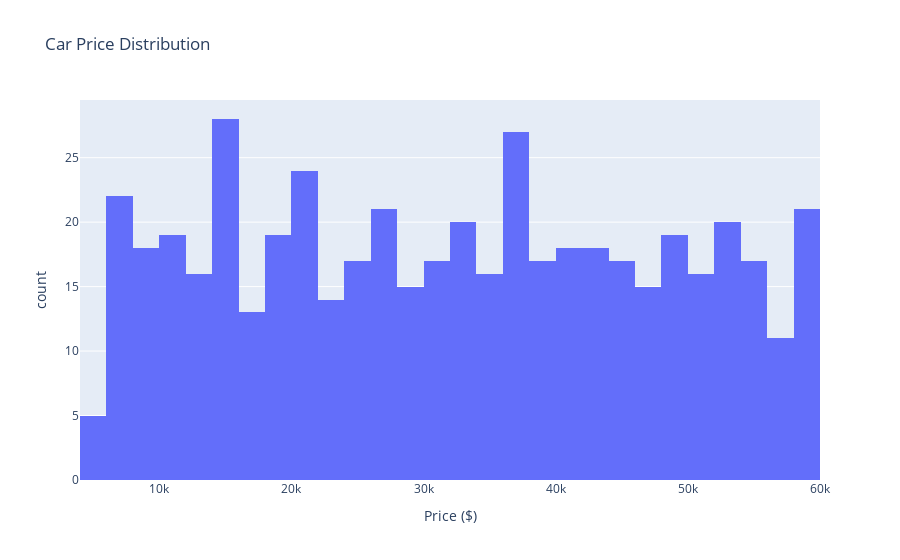
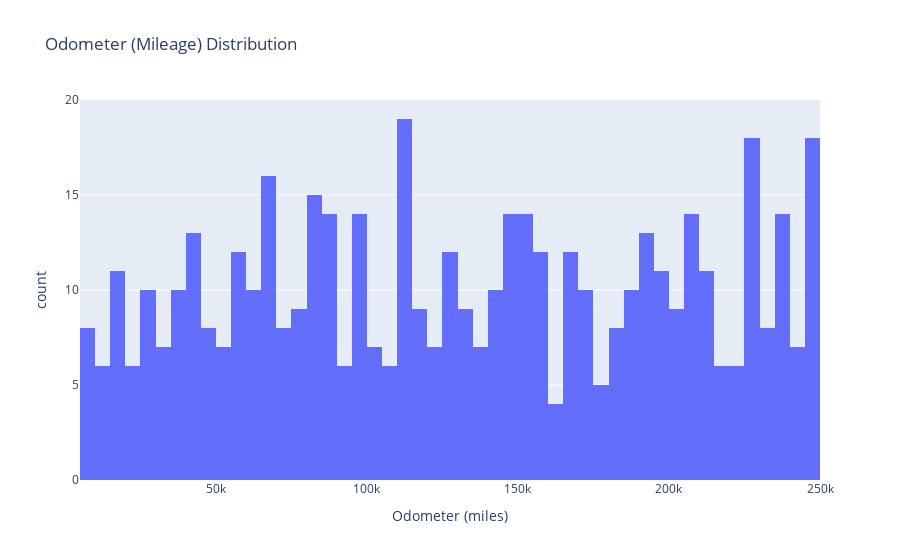
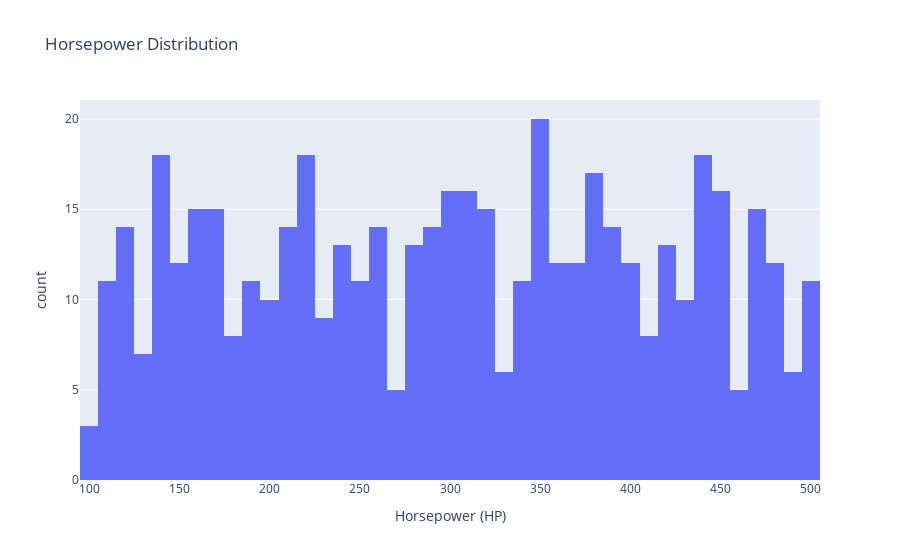
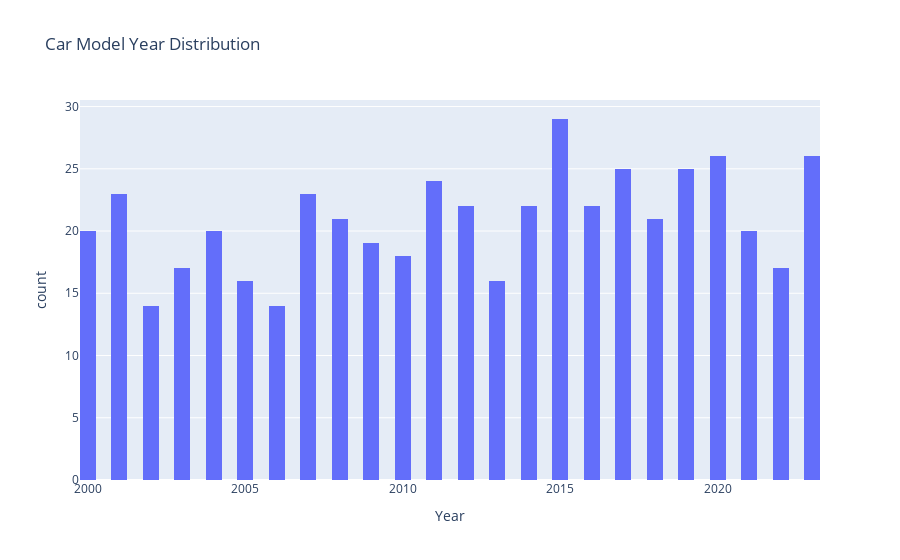

Notebook code cell kept with these figures, in order:
### Code cell
import plotly.express as px
import random

car_brands = ['Toyota', 'Honda', 'Ford', 'BMW', 'Mercedes', 'Chevrolet', 'Tesla', 'Nissan', 'Hyundai', 'Audi']
fuel_types = ['Gasoline', 'Diesel', 'Electric', 'Hybrid']
transmissions = ['Automatic', 'Manual']

num_samples = 500

car_data = {
    'Brand': [random.choice(car_brands) for _ in range(num_samples)],
    'Fuel Type': [random.choice(fuel_types) for _ in range(num_samples)],
    'Transmission': [random.choice(transmissions) for _ in range(num_samples)],
    'Price': [random.uniform(5000, 60000) for _ in range(num_samples)],
    'Odometer': [random.uniform(5000, 250000) for _ in range(num_samples)],  
    'Horsepower': [random.uniform(100, 500) for _ in range(num_samples)],
    'Year': [random.randint(2000, 2023) for _ in range(num_samples)],
}

# Histograms
px.histogram(x=car_data['Price'], nbins=50, title="Car Price Distribution", labels={'x': 'Price ($)'}).show()
px.histogram(x=car_data['Odometer'], nbins=50, title="Odometer (Mileage) Distribution", labels={'x': 'Odometer (miles)'}).show()
px.histogram(x=car_data['Horsepower'], nbins=50, title="Horsepower Distribution", labels={'x': 'Horsepower (HP)'}).show()
px.histogram(x=car_data['Year'], nbins=50, title="Car Model Year Distribution", labels={'x': 'Year'}).show()

# Scatter Plots
px.scatter(x=car_data['Odometer'], y=car_data['Price'], color=car_data['Brand'], 
           title="Price vs. Odometer", labels={'x': 'Odometer (miles)', 'y': 'Price ($)'}).show()
px.scatter(x=car_data['Horsepower'], y=car_data['Price'], color=car_data['Fuel Type'], 
           title="Price vs. Horsepower", labels={'x': 'Horsepower (HP)', 'y': 'Price ($)'}).show()
px.scatter(x=car_data['Year'], y=car_data['Price'], color=car_data['Transmission'], 
           title="Price vs. Model Year", labels={'x': 'Year', 'y': 'Price ($)'}).show()
px.scatter(x=car_data['Odometer'], y=car_data['Horsepower'], color=car_data['Brand'], 
           title="Odometer vs. Horsepower", labels={'x': 'Odometer (miles)', 'y': 'Horsepower (HP)'}).show()
px.scatter(x=car_data['Year'], y=car_data['Odometer'], color=car_data['Brand'], 
           title="Year vs. Odometer", labels={'x': 'Year', 'y': 'Odometer (miles)'}).show()

### Figure 1 — Plotly figure (JSON) as saved in the notebook; plotly's stock layout.template omitted (floating-point values rounded to 4 significant figures; data arrays with more than 128 entries replaced by an {"elided": "..."} marker saying what was removed)
{"data": [{"alignmentgroup": "True", "bingroup": "x", "hovertemplate": "Price ($)=%{x}<br>count=%{y}<extra></extra>", "legendgroup": "", "marker": {"color": "#636efa", "pattern": {"shape": ""}}, "name": "", "nbinsx": 50, "offsetgroup": "", "orientation": "v", "showlegend": false, "type": "histogram", "x": {"elided": "500 float values"}, "xaxis": "x", "yaxis": "y"}], "layout": {"barmode": "relative", "legend": {"tracegroupgap": 0}, "title": {"text": "Car Price Distribution"}, "xaxis": {"anchor": "y", "domain": [0, 1], "title": {"text": "Price ($)"}}, "yaxis": {"anchor": "x", "domain": [0, 1], "title": {"text": "count"}}}}

### Figure 2 — Plotly figure (JSON) as saved in the notebook; plotly's stock layout.template omitted (floating-point values rounded to 4 significant figures; data arrays with more than 128 entries replaced by an {"elided": "..."} marker saying what was removed)
{"data": [{"alignmentgroup": "True", "bingroup": "x", "hovertemplate": "Odometer (miles)=%{x}<br>count=%{y}<extra></extra>", "legendgroup": "", "marker": {"color": "#636efa", "pattern": {"shape": ""}}, "name": "", "nbinsx": 50, "offsetgroup": "", "orientation": "v", "showlegend": false, "type": "histogram", "x": {"elided": "500 float values"}, "xaxis": "x", "yaxis": "y"}], "layout": {"barmode": "relative", "legend": {"tracegroupgap": 0}, "title": {"text": "Odometer (Mileage) Distribution"}, "xaxis": {"anchor": "y", "domain": [0, 1], "title": {"text": "Odometer (miles)"}}, "yaxis": {"anchor": "x", "domain": [0, 1], "title": {"text": "count"}}}}

### Figure 3 — Plotly figure (JSON) as saved in the notebook; plotly's stock layout.template omitted (floating-point values rounded to 4 significant figures; data arrays with more than 128 entries replaced by an {"elided": "..."} marker saying what was removed)
{"data": [{"alignmentgroup": "True", "bingroup": "x", "hovertemplate": "Horsepower (HP)=%{x}<br>count=%{y}<extra></extra>", "legendgroup": "", "marker": {"color": "#636efa", "pattern": {"shape": ""}}, "name": "", "nbinsx": 50, "offsetgroup": "", "orientation": "v", "showlegend": false, "type": "histogram", "x": {"elided": "500 float values"}, "xaxis": "x", "yaxis": "y"}], "layout": {"barmode": "relative", "legend": {"tracegroupgap": 0}, "title": {"text": "Horsepower Distribution"}, "xaxis": {"anchor": "y", "domain": [0, 1], "title": {"text": "Horsepower (HP)"}}, "yaxis": {"anchor": "x", "domain": [0, 1], "title": {"text": "count"}}}}

### Figure 4 — Plotly figure (JSON) as saved in the notebook; plotly's stock layout.template omitted (floating-point values rounded to 4 significant figures; data arrays with more than 128 entries replaced by an {"elided": "..."} marker saying what was removed)
{"data": [{"alignmentgroup": "True", "bingroup": "x", "hovertemplate": "Year=%{x}<br>count=%{y}<extra></extra>", "legendgroup": "", "marker": {"color": "#636efa", "pattern": {"shape": ""}}, "name": "", "nbinsx": 50, "offsetgroup": "", "orientation": "v", "showlegend": false, "type": "histogram", "x": {"elided": "500 int values"}, "xaxis": "x", "yaxis": "y"}], "layout": {"barmode": "relative", "legend": {"tracegroupgap": 0}, "title": {"text": "Car Model Year Distribution"}, "xaxis": {"anchor": "y", "domain": [0, 1], "title": {"text": "Year"}}, "yaxis": {"anchor": "x", "domain": [0, 1], "title": {"text": "count"}}}}
